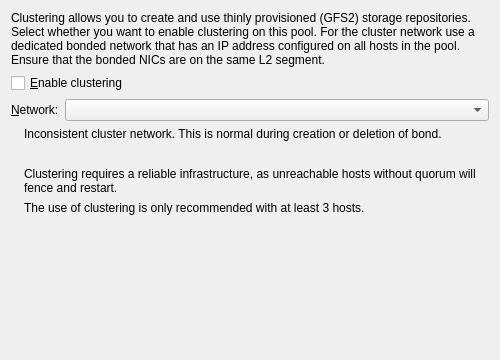
<?xml version="1.0" encoding="UTF-8"?>
<ui version="4.0">
 <class>ClusteringEditPage</class>
 <widget class="QWidget" name="ClusteringEditPage">
  <property name="geometry">
   <rect>
    <x>0</x>
    <y>0</y>
    <width>500</width>
    <height>360</height>
   </rect>
  </property>
  <layout class="QVBoxLayout" name="verticalLayout">
   <item>
    <widget class="QLabel" name="labelTitle">
     <property name="text">
      <string>Clustering allows you to create and use thinly provisioned (GFS2) storage repositories. Select whether you want to enable clustering on this pool. For the cluster network use a dedicated bonded network that has an IP address configured on all hosts in the pool. Ensure that the bonded NICs are on the same L2 segment.</string>
     </property>
     <property name="wordWrap">
      <bool>true</bool>
     </property>
    </widget>
   </item>
   <item>
    <widget class="QCheckBox" name="CheckBoxEnableClustering">
     <property name="text">
      <string>&amp;Enable clustering</string>
     </property>
    </widget>
   </item>
   <item>
    <layout class="QHBoxLayout" name="networkLayout">
     <item>
      <widget class="QLabel" name="labelNetwork">
       <property name="text">
        <string>&amp;Network:</string>
       </property>
       <property name="buddy">
        <cstring>comboBoxNetwork</cstring>
       </property>
      </widget>
     </item>
     <item>
      <widget class="QComboBox" name="comboBoxNetwork">
       <property name="sizePolicy">
        <sizepolicy hsizetype="Expanding" vsizetype="Fixed">
         <horstretch>0</horstretch>
         <verstretch>0</verstretch>
        </sizepolicy>
       </property>
      </widget>
     </item>
    </layout>
   </item>
   <item>
    <widget class="QWidget" name="tableLayoutPanelNetworkWarning" native="true">
     <layout class="QHBoxLayout" name="networkWarningLayout">
      <property name="leftMargin">
       <number>0</number>
      </property>
      <property name="topMargin">
       <number>0</number>
      </property>
      <property name="rightMargin">
       <number>0</number>
      </property>
      <property name="bottomMargin">
       <number>0</number>
      </property>
      <item alignment="Qt::AlignTop">
       <widget class="QLabel" name="pictureBox1">
        <property name="pixmap">
         <pixmap resource="../resources.qrc">:/icons/alert_16.png</pixmap>
        </property>
       </widget>
      </item>
      <item>
       <widget class="QLabel" name="labelInconsistentNetwork">
        <property name="text">
         <string>Inconsistent cluster network. This is normal during creation or deletion of bond.</string>
        </property>
        <property name="wordWrap">
         <bool>true</bool>
        </property>
        <property name="sizePolicy">
         <sizepolicy hsizetype="Expanding" vsizetype="Preferred">
          <horstretch>0</horstretch>
          <verstretch>0</verstretch>
         </sizepolicy>
        </property>
       </widget>
      </item>
     </layout>
    </widget>
   </item>
   <item>
    <layout class="QGridLayout" name="tableLayoutInfo">
     <item row="0" column="0" alignment="Qt::AlignTop">
      <widget class="QLabel" name="pictureBoxInfo1">
       <property name="pixmap">
        <pixmap resource="../resources.qrc">:/icons/info3_16.png</pixmap>
       </property>
      </widget>
     </item>
     <item row="0" column="1">
      <widget class="QLabel" name="labelWarning">
       <property name="wordWrap">
        <bool>true</bool>
       </property>
       <property name="sizePolicy">
        <sizepolicy hsizetype="Expanding" vsizetype="Preferred">
         <horstretch>0</horstretch>
         <verstretch>0</verstretch>
        </sizepolicy>
       </property>
      </widget>
     </item>
     <item row="1" column="0" alignment="Qt::AlignTop">
      <widget class="QLabel" name="pictureBoxInfo2">
       <property name="pixmap">
        <pixmap resource="../resources.qrc">:/icons/info3_16.png</pixmap>
       </property>
      </widget>
     </item>
     <item row="1" column="1">
      <widget class="QLabel" name="labelInfo">
       <property name="text">
        <string>Clustering requires a reliable infrastructure, as unreachable hosts without quorum will fence and restart.</string>
       </property>
       <property name="wordWrap">
        <bool>true</bool>
       </property>
      </widget>
     </item>
     <item row="2" column="1">
      <widget class="QLabel" name="labelHostCountWarning">
       <property name="text">
        <string>The use of clustering is only recommended with at least 3 hosts.</string>
       </property>
       <property name="wordWrap">
        <bool>true</bool>
       </property>
      </widget>
     </item>
    </layout>
   </item>
   <item>
    <spacer name="verticalSpacer">
     <property name="orientation">
      <enum>Qt::Vertical</enum>
     </property>
     <property name="sizeHint" stdset="0">
      <size>
       <width>20</width>
       <height>40</height>
      </size>
     </property>
    </spacer>
   </item>
  </layout>
 </widget>
 <resources>
  <include location="../resources.qrc"/>
 </resources>
 <connections/>
</ui>
